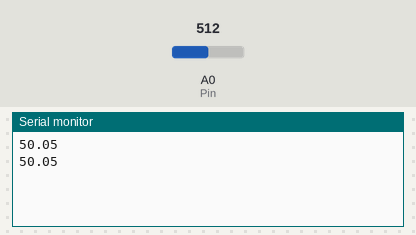
The sketch below on a simulated Arduino Uno, built with avr-gcc and run on an emulated ATmega328P. Shown: the last lines printed to the serial monitor. The test bench sets the inputs (shaded band); at power-on: A0 (Pin) = 512.

Above: at 2.8 s.
2.9 s: A0 (Pin) set to 716
At 5.2 s:
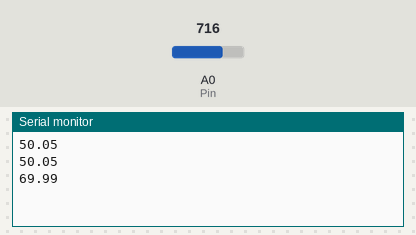
5.6 s: A0 (Pin) set to 900
At 6.7 s:
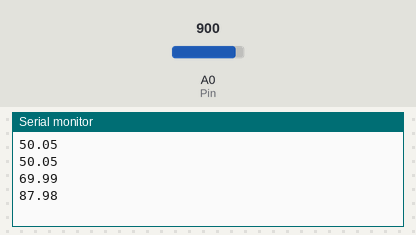
Timing chart, 0 to 8.6 s (numbered marks = the images above; inputs shaded):
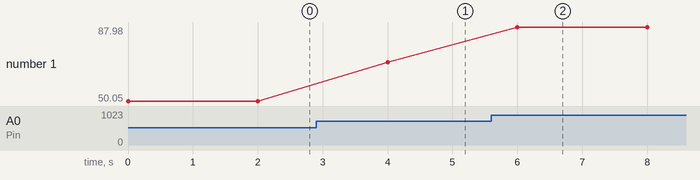

The sketch:

humidite.ino
```cpp
// humidite.ino

const int Pin=A0;

void setup(){
  Serial.begin(9600);
}
void loop(){
  double sensor = analogRead(Pin);
  sensor=sensor*100/1023;
  Serial.println(sensor);
  delay(2000);
}
```

Measured:
- after the input at 2.9 s, the serial monitor: prints a new line after 1.1 s (image 1)
- after the input at 5.6 s, the serial monitor: prints a new line after 0.40 s (image 2)
- plotted number 1: 50.05 → 69.99 after the input at 2.9 s, 69.99 → 87.98 after the input at 5.6 s
